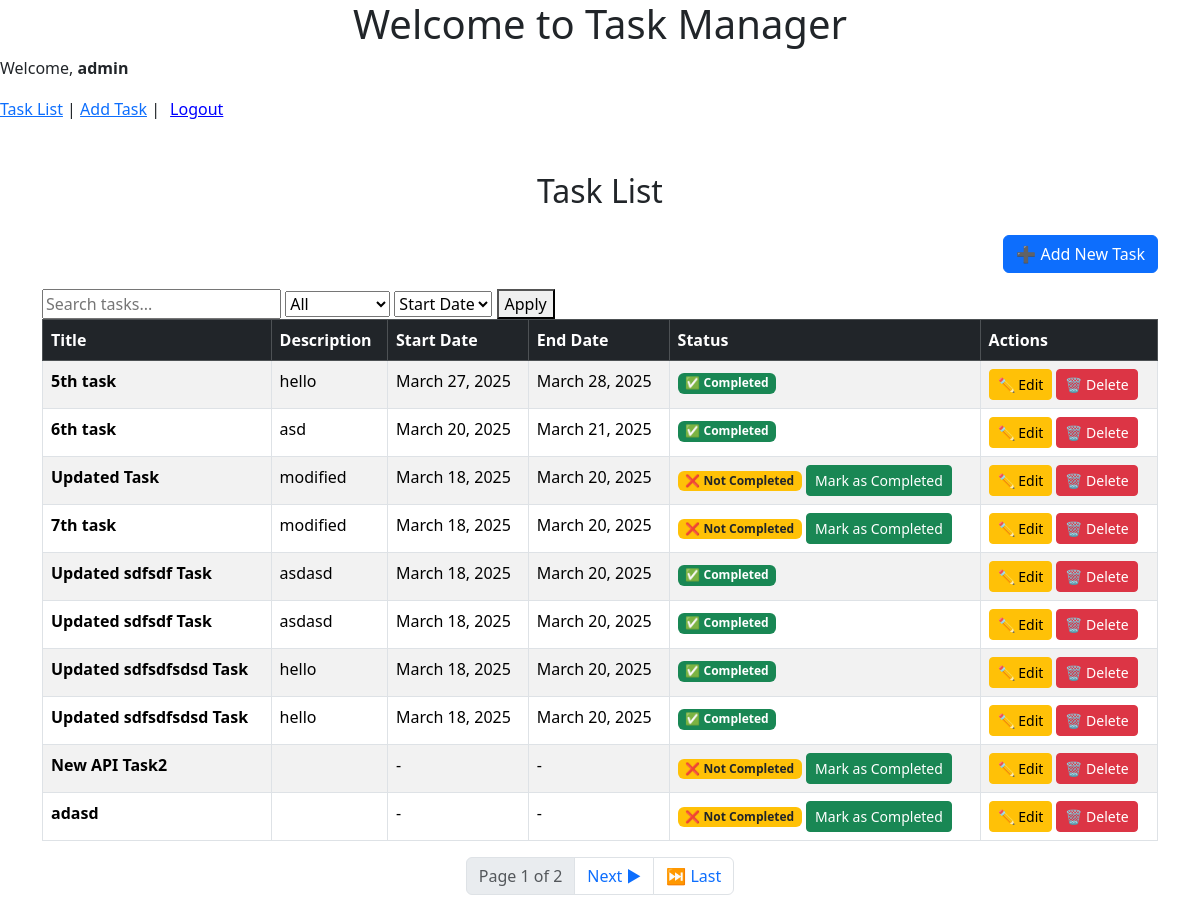
The app's page / (signed in) with its own data.
### tasks/models.py (models this page shows, shortened)
class Task(models.Model):
    user = models.ForeignKey(User, on_delete=models.CASCADE)  # Assign tasks to users
    title = models.CharField(max_length=200)  # Task name
    description = models.TextField(blank=True)  # Optional details
    start_date = models.DateField(null=True, blank=True)  # New field
    end_date = models.DateField(null=True, blank=True)  # New field
    completed = models.BooleanField(default=False)  # Task status
    created_at = models.DateTimeField(auto_now_add=True)  # Auto timestamp

### tasks/views.py (the view)
# urls.py: path('', task_list, name='task-list'),  # Homepage will show tasks
@login_required
def task_list(request):
    tasks = Task.objects.filter(user=request.user) # Show only tasks of logged-in user
    search_query = request.GET.get("search", "")
    if search_query:
        tasks = tasks.filter(Q(title__icontains=search_query) | Q(description__icontains=search_query))
    filter_status = request.GET.get("status", "")
    if filter_status == "completed":
        tasks = tasks.filter(completed=True)
    elif filter_status == "pending":
        tasks = tasks.filter(completed=False)
    sort_by = request.GET.get("sort", "start_date")  # Get sort parameter, default to "start_date"
    if sort_by in ["title", "start_date", "end_date"]:
        if sort_by == "start_date":  # Ensure descending order for default
            sort_by = "-start_date"
        tasks = tasks.order_by(sort_by)
    paginator = Paginator(tasks, 10)
    page_number = request.GET.get("page")
    page_obj = paginator.get_page(page_number)
    return render(request, 'tasks/task_list.html', {
        'tasks': page_obj,  # Pass paginated tasks
        "search_query": search_query,
        "filter_status": filter_status,
        "sort_by": sort_by,
        "page_obj": page_obj,  # Pass pagination object
    })

### tasks/templates/tasks/task_list.html (shortened to what this page needs)
{% extends 'base.html' %}
{% block content %}
<div class="container mt-4">
    <h2 class="text-center">Task List</h2>
    <div class="text-end mb-3">
        <a href="{% url 'add-task' %}" class="btn btn-primary">➕ Add New Task</a>
    </div>
    <form method="GET" action="{% url 'task-list' %}">
        <input type="text" name="search" placeholder="Search tasks..." value="{{ search_query }}">
        <select name="status">
            <option value="">All</option>
        </select>
        <select name="sort">
            <option value="start_date" {% if sort_by == "start_date" %}selected{% endif %}>Start Date</option>
        </select>
        <button type="submit">Apply</button>
    </form>
    {% if tasks %}
        <table class="table table-bordered table-striped">
            <thead class="table-dark">
                <tr>
                    <th>Title</th>
                    <th>Description</th>
                    <th>Start Date</th>
                    <th>End Date</th>
                    <th>Status</th>
                    <th>Actions</th>
                </tr>
            </thead>
            <tbody>
                {% for task in tasks %}
                <tr>
                    <td><strong>{{ task.title }}</strong></td>
                    <td>{{ task.description }}</td>
                    <td>{{ task.start_date|default:"-" }}</td>
                    <td>{{ task.end_date|default:"-" }}</td>
                    <td>
                        {% if task.completed %}
                            <span class="badge bg-success">✅ Completed</span>
                        {% else %}
                            <span class="badge bg-warning text-dark">❌ Not Completed</span>
                            <a href="{% url 'complete-task' task.id %}" class="btn btn-sm btn-success">Mark as Completed</a>
                        {% endif %}
                    </td>
                    <td>
                        <a href="{% url 'edit-task' task.id %}" class="btn btn-sm btn-warning">✏️ Edit</a>
                        <a href="{% url 'delete-task' task.id %}" class="btn btn-sm btn-danger">🗑️ Delete</a>
                    </td>
                </tr>
                {% endfor %}
            </tbody>
        </table>
        <nav>
            <ul class="pagination justify-content-center">
                <li class="page-item disabled">
                    <span class="page-link">Page {{ tasks.number }} of {{ tasks.paginator.num_pages }}</span>
                </li>
                {% if tasks.has_next %}
                    <li class="page-item">
                        <a class="page-link" href="?page={{ tasks.next_page_number }}">Next ▶</a>
                    </li>
                    <li class="page-item">
                        <a class="page-link" href="?page={{ tasks.paginator.num_pages }}">⏭ Last</a>
                    </li>
                {% endif %}
            </ul>
        </nav>
    {% else %}
        <p class="text-center text-muted">No tasks available.</p>
    {% endif %}
</div>
{% endblock %}

### tasks/templates/base.html (shortened to what this page needs)
<!DOCTYPE html>
<html lang="en">
<head>
    <link href="https://cdn.jsdelivr.net/npm/bootstrap@5.3.0/dist/css/bootstrap.min.css" rel="stylesheet">
    <link href="https://cdn.jsdelivr.net/npm/bootstrap@5.3.2/dist/css/bootstrap.min.css" rel="stylesheet">
</head>
<body>
    <h1 class="text-center">Welcome to Task Manager</h1>
    {% if user.is_authenticated %}
        <p>Welcome, <strong>{{ user.username }}</strong></p>
        <a href="{% url 'task-list' %}">Task List</a> |
        <a href="{% url 'add-task' %}">Add Task</a> |
        <form id="logout-form" action="{% url 'logout' %}" method="post" style="display: inline;">
            <button type="button" onclick="confirmLogout()" style="background: none; border: none; color: blue; cursor: pointer; text-decoration: underline;">
                Logout
            </button>
        </form>
    {% else %}
        <a href="{% url 'login' %}" style="margin-right: 10px;">Login</a>
        <a href="{% url 'register' %}">Register</a>
    {% endif %}
    {% block content %}{% endblock %}
</body>
</html>

### tasks/templates/base.html (style rules this page uses)
h2 { margin-top: 50px; margin-bottom: 25px; }

### records on screen
Task: title "5th task", description "hello", start_date "March 27, 2025", end_date "March 28, 2025", completed "✅ Completed"
Task: title "6th task", description "asd", start_date "March 20, 2025", end_date "March 21, 2025", completed "✅ Completed"
Task: title "Updated Task", description "modified", start_date "March 18, 2025", end_date "March 20, 2025", completed "❌ Not Completed"
Task: title "7th task", description "modified", start_date "March 18, 2025", end_date "March 20, 2025", completed "❌ Not Completed"
Task: title "Updated sdfsdf Task", description "asdasd", start_date "March 18, 2025", end_date "March 20, 2025", completed "✅ Completed"
Task: title "Updated sdfsdf Task", description "asdasd", start_date "March 18, 2025", end_date "March 20, 2025", completed "✅ Completed"
Task: title "Updated sdfsdfsdsd Task", description "hello", start_date "March 18, 2025", end_date "March 20, 2025", completed "✅ Completed"
Task: title "Updated sdfsdfsdsd Task", description "hello", start_date "March 18, 2025", end_date "March 20, 2025", completed "✅ Completed"
Task: title "New API Task2", start_date "-", end_date "-", completed "❌ Not Completed"
Task: title "adasd", start_date "-", end_date "-", completed "❌ Not Completed"

### other values on screen
{{ user.username }} "admin"
{{ tasks.number }} "1"
{{ tasks.paginator.num_pages }} "2"
